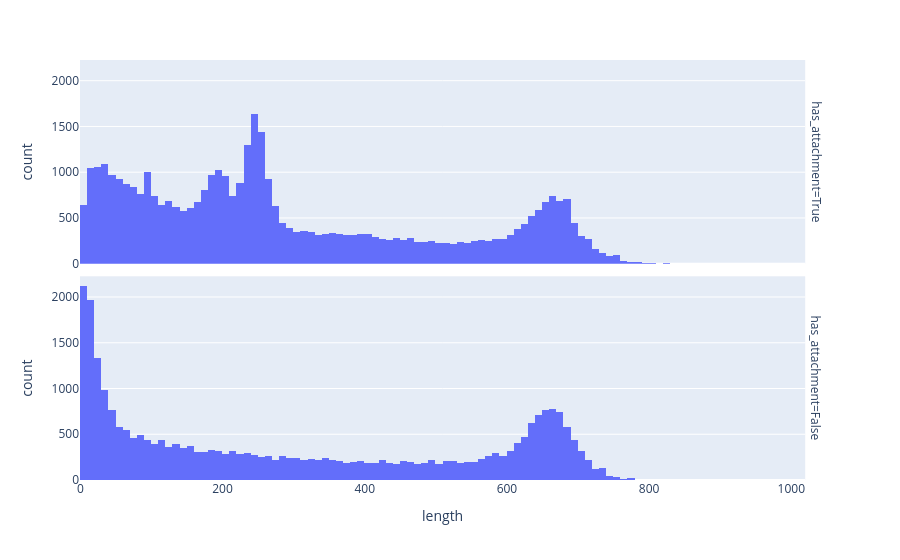

Here is the notebook cell this chart was saved with:
### Code cell
px.histogram(data,x='length', facet_row='has_attachment')

### Figure 1 — Plotly figure (JSON) as saved in the notebook; plotly's stock layout.template omitted (floating-point values rounded to 4 significant figures; data arrays with more than 128 entries replaced by an {"elided": "..."} marker saying what was removed)
{"data": [{"alignmentgroup": "True", "bingroup": "x", "hovertemplate": "has_attachment=True<br>length=%{x}<br>count=%{y}<extra></extra>", "legendgroup": "", "marker": {"color": "#636efa", "pattern": {"shape": ""}}, "name": "", "offsetgroup": "", "orientation": "v", "showlegend": false, "type": "histogram", "x": {"elided": "40948 int values"}, "xaxis": "x2", "yaxis": "y2"}, {"alignmentgroup": "True", "bingroup": "x", "hovertemplate": "has_attachment=False<br>length=%{x}<br>count=%{y}<extra></extra>", "legendgroup": "", "marker": {"color": "#636efa", "pattern": {"shape": ""}}, "name": "", "offsetgroup": "", "orientation": "v", "showlegend": false, "type": "histogram", "x": {"elided": "29015 int values"}, "xaxis": "x", "yaxis": "y"}], "layout": {"annotations": [{"font": {}, "showarrow": false, "text": "has_attachment=False", "textangle": 90, "x": 0.98, "xanchor": "left", "xref": "paper", "y": 0.2425, "yanchor": "middle", "yref": "paper"}, {"font": {}, "showarrow": false, "text": "has_attachment=True", "textangle": 90, "x": 0.98, "xanchor": "left", "xref": "paper", "y": 0.7575, "yanchor": "middle", "yref": "paper"}], "barmode": "relative", "legend": {"tracegroupgap": 0}, "margin": {"t": 60}, "xaxis": {"anchor": "y", "domain": [0, 0.98], "title": {"text": "length"}}, "xaxis2": {"anchor": "y2", "domain": [0, 0.98], "matches": "x", "showticklabels": false}, "yaxis": {"anchor": "x", "domain": [0, 0.485], "title": {"text": "count"}}, "yaxis2": {"anchor": "x2", "domain": [0.515, 1], "matches": "y", "title": {"text": "count"}}}}
